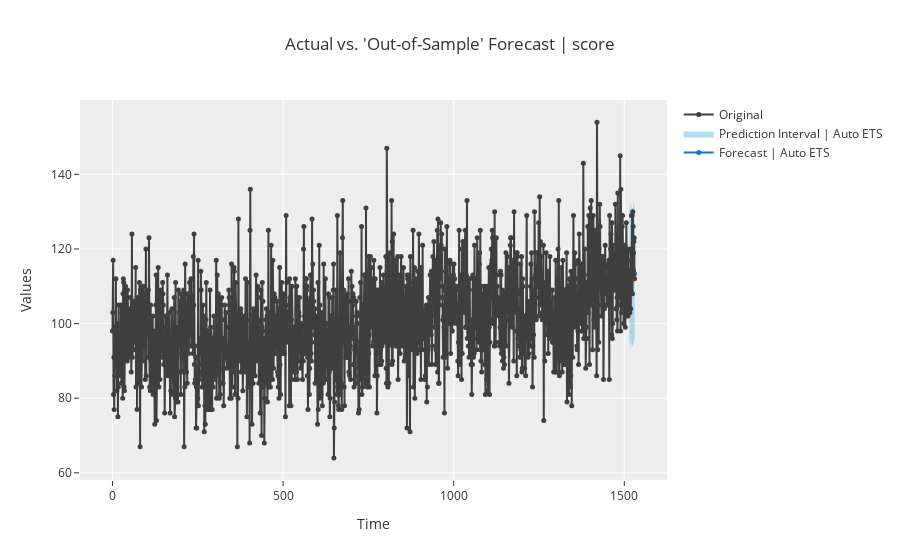

Notebook code for this chart:
### Code cell
exp.plot_model([ auto_ets], plot='forecast', data_kwargs={'fh':16, 'labels':["Auto ETS"]})

### Figure 1 — Plotly figure (JSON) as saved in the notebook; plotly's stock layout.template omitted (floating-point values rounded to 4 significant figures; data arrays with more than 128 entries replaced by an {"elided": "..."} marker saying what was removed)
{"data": [{"line": {"color": "#1f77b4"}, "marker": {"size": 5}, "mode": "lines+markers", "name": "Forecast | Auto ETS", "showlegend": true, "type": "scatter", "x": [1515, 1516, 1517, 1518, 1519, 1520, 1521, 1522, 1523, 1524, 1525, 1526, 1527, 1528, 1529, 1530], "y": [113.3, 113.1, 112.4, 114.2, 113.1, 114.2, 111.9, 113.4, 113.2, 112.5, 114.3, 113.2, 114.3, 112.0, 113.5, 113.3]}, {"line": {"width": 0}, "marker": {"color": "#68BBE3"}, "mode": "lines", "name": "Lower Interval", "showlegend": false, "type": "scatter", "x": [1515, 1516, 1517, 1518, 1519, 1520, 1521, 1522, 1523, 1524, 1525, 1526, 1527, 1528, 1529, 1530], "y": [95.42, 95.22, 93.71, 94.91, 94.97, 96.06, 92.86, 94.9, 93.96, 93.65, 95.38, 95.13, 95.78, 93.75, 95.6, 94.75]}, {"fill": "tonexty", "fillcolor": "rgba(104,187,227,0.5)", "line": {"width": 0}, "marker": {"color": "#68BBE3"}, "mode": "lines", "name": "Prediction Interval | Auto ETS", "showlegend": true, "type": "scatter", "x": [1515, 1516, 1517, 1518, 1519, 1520, 1521, 1522, 1523, 1524, 1525, 1526, 1527, 1528, 1529, 1530], "y": [132.0, 132.3, 130.9, 132.5, 130.4, 133.2, 129.8, 132.0, 131.0, 131.0, 132.6, 130.8, 133.0, 131.9, 131.0, 132.5]}, {"marker": {"color": "#3f3f3f", "size": 5}, "mode": "lines+markers", "name": "Original", "showlegend": true, "type": "scatter", "x": {"elided": "1531 int values"}, "y": {"elided": "1531 int values"}}], "layout": {"showlegend": true, "title": {"text": "Actual vs. 'Out-of-Sample' Forecast | score"}, "xaxis": {"title": {"text": "Time"}}, "yaxis": {"title": {"text": "Values"}}}}
